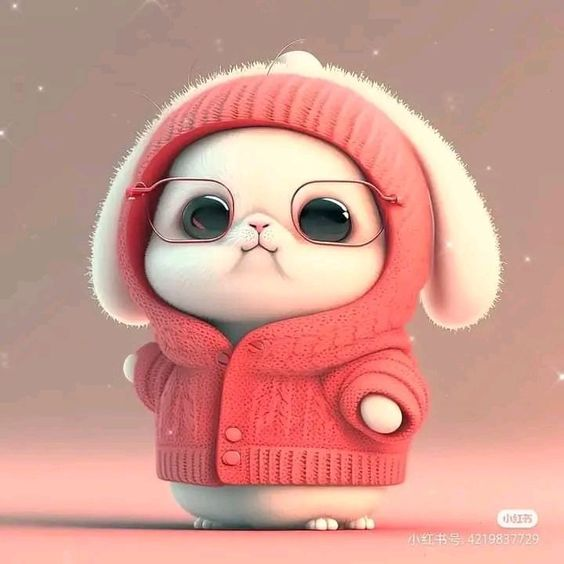
#> input picture comel.jpg, 564 x 564 px
$ python 'Max Filter.py'
#> lines starting #> are read from the running program, lines starting #| are printed output that depends on the picture
#----- Python example program for applying a maximum filter to a digital image -----
from PIL import Image
from PIL import ImageFilter

# Method to apply the filter
def applyMaximumFilter(image):
    return image.filter(ImageFilter.MaxFilter);

# Load the image
imagePath   = "comel.jpg";
imageObject = Image.open(imagePath);
#> imageObject is the input picture: PIL image 564x564 RGB; mean R, G, B 208.1, 153, 142.2

# Apply maximum filter
filterApplied = imageObject;
for i in range(0, 10):
    print(i);
    filterApplied = applyMaximumFilter(filterApplied);
#> this loop made 10 passes
#> pass 1, `filterApplied = applyMaximumFilter(filterApplied);`:
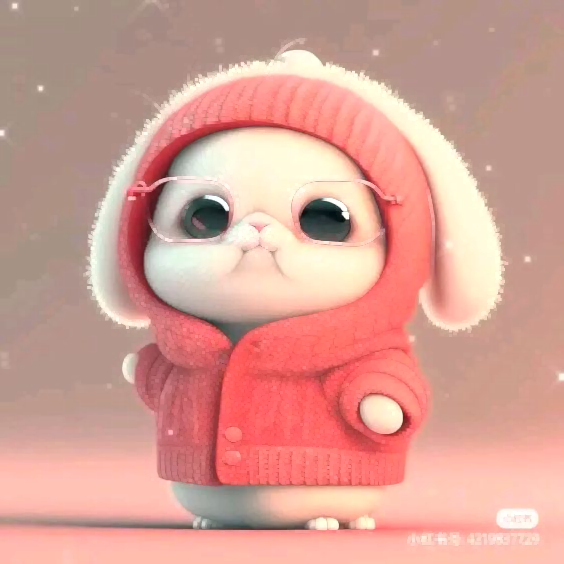
#> filterApplied: PIL image 564x564 RGB; mean R, G, B 213.8, 159.3, 148.4
#> pass 2, `filterApplied = applyMaximumFilter(filterApplied);`:
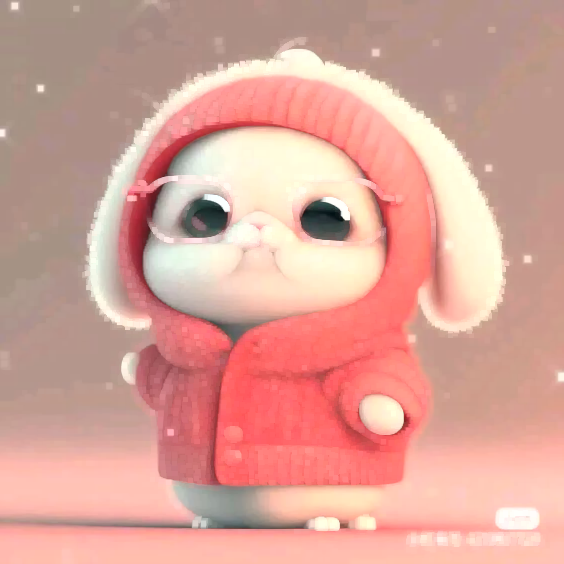
#> filterApplied: PIL image 564x564 RGB; mean R, G, B 216.8, 163.1, 152
#> pass 3, `filterApplied = applyMaximumFilter(filterApplied);`:
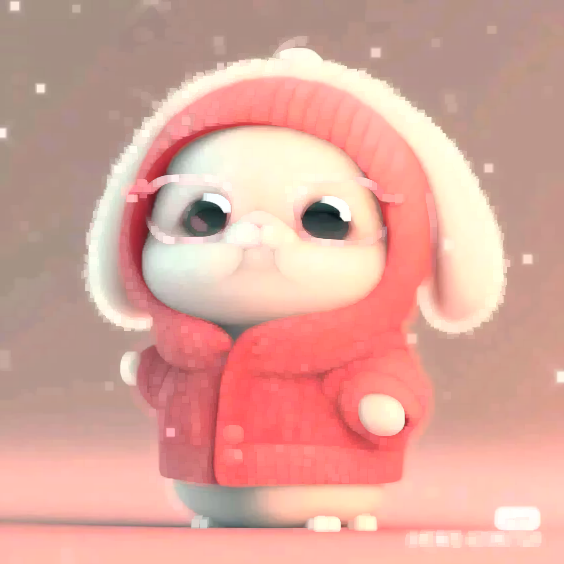
#> filterApplied: PIL image 564x564 RGB; mean R, G, B 219, 166.2, 154.9
#> after the loop:
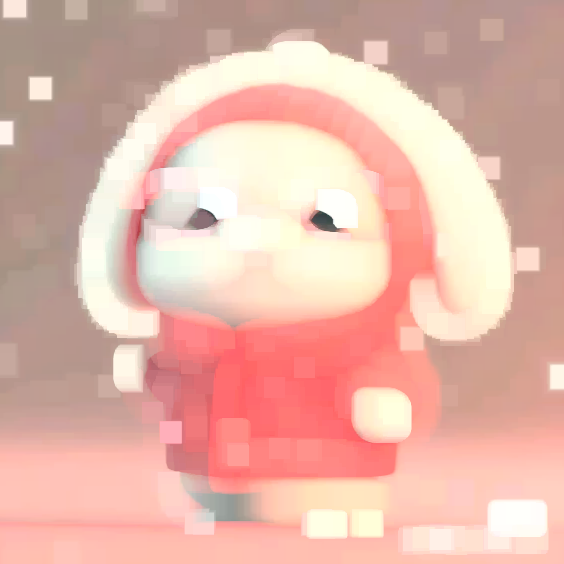
#> filterApplied: PIL image 564x564 RGB; mean R, G, B 228.6, 182.5, 169.9

# Display images
imageObject.show();
filterApplied.show();
